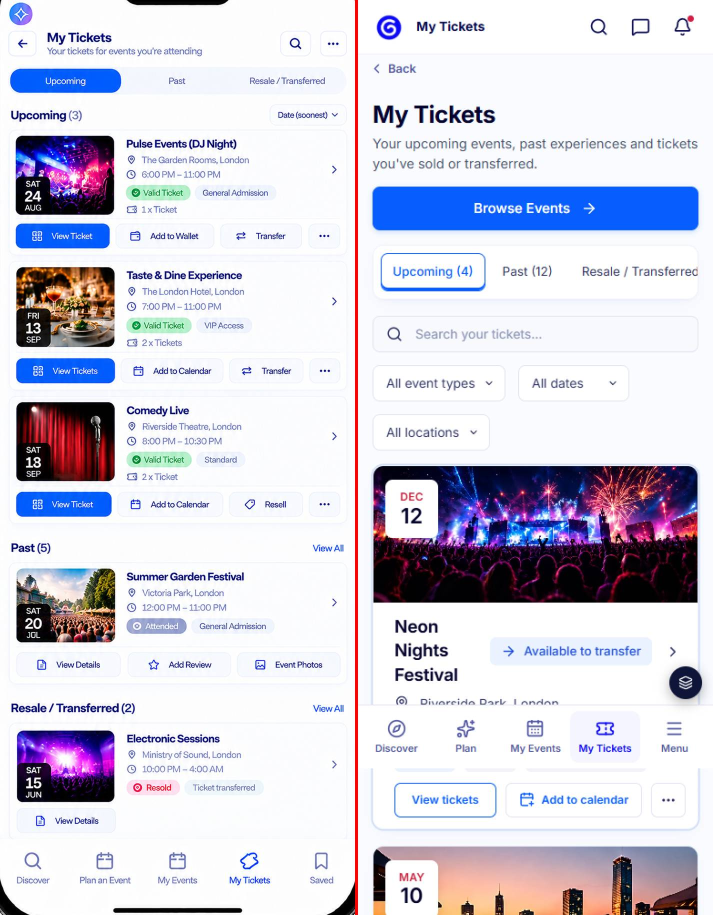
#> input picture artifacts/visual/w02/r4/phone/199-tickets-before.jpg, 1426 x 1830 px (shown at 1/2 size)
$ python -i region.py   (imports and definitions only)
#> lines starting #> are read from the running program, lines starting #| are printed output that depends on the picture; after the words box and inside, x2 and y2 are one past the last pixel; in counts of white or black regions, pixels touching at a corner belong together
#> further down, picture is the input picture: shape (1830, 1426, 3); mean B, G, R 222.5, 209.6, 211.2
"""Per-region layout diff: design vs ours.
Detects card/panel rectangles (thin light borders or white panels on the tinted page) in BOTH images with the same rule,
matches every design region to the best-overlapping region of ours, and reports drift = (1 - IoU) * 100 per region.
A region passes the W02 gate at drift <= 5%. Text/photo content is ignored (seeded data differs from the mock data).
Usage: python -I region.py <design> <ours> <out-prefix> [--dcrop x0,y0,x1,y1] [--ocrop x0,y0,x1,y1] [--min 120x60] [--maxh N]
--dcrop crops the design (phone bezel); ours is cropped then scaled to the design crop's width (height follows aspect).
Writes <out>.json, <out>.png (overlay: design green, ours magenta) and <out>-sbs.jpg (design left, ours right)."""
import sys, json, cv2, numpy as np
args = sys.argv[1:]; pos = [a for a in args if not a.startswith("--")]
opt = {}
i = 0
# [3 lines not run here, left out]
# [1 line that did not run here, left out]
rd = lambda p: cv2.imdecode(np.fromfile(p, np.uint8), cv2.IMREAD_COLOR)
# [1 line that did not run here, left out]
def crop(im, s):
    if not s: return im
    x0, y0, x1, y1 = map(int, s.split(",")); return im[y0:y1, x0:x1]
# [1 line that did not run here, left out]
k = 1.0
# [2 lines that did not run here, left out]
# [1 line that did not run here, left out]
# [1 line that did not run here, left out]
mw, mh = map(int, opt.get("min", "120x60").split("x"))
R = int(opt.get("r", 6))
LINES = {}
def boxes(im):
    g = cv2.cvtColor(im, cv2.COLOR_BGR2GRAY).astype(np.int16)
    # light UI edges: a step of >=4 grey levels between neighbours where both sides are light (card borders, white panels on a tint)
    gx = np.abs(np.diff(g, axis=1, prepend=g[:, :1])); gy = np.abs(np.diff(g, axis=0, prepend=g[:1, :]))
    light = g >= 205
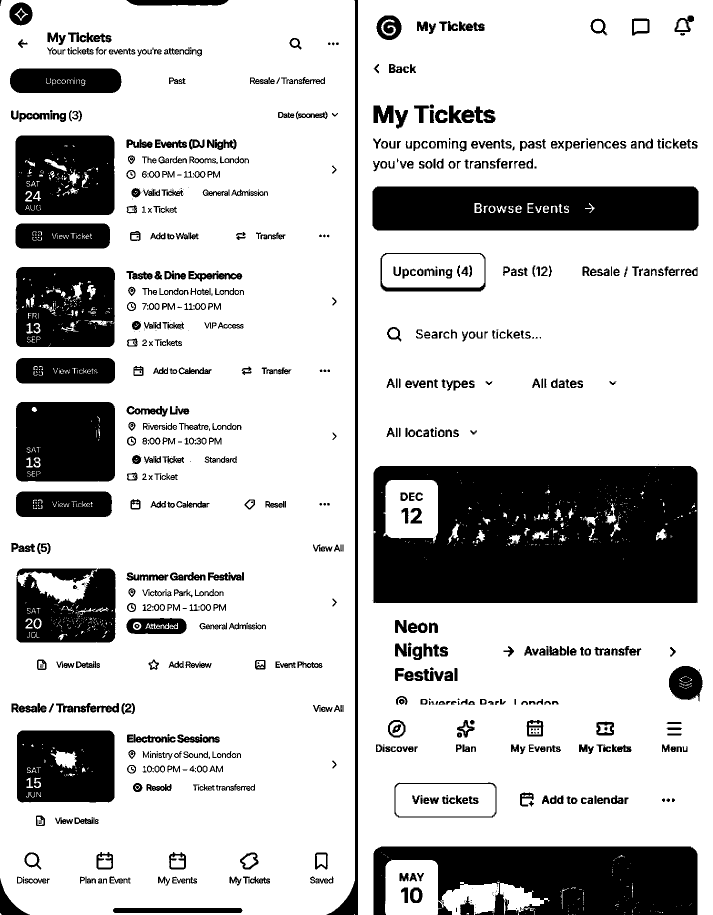
#> light: shape (1830, 1426) bool (shown at 1/2 size); 77.4% white; 962 black regions (212 under 20 px), largest, box (x1, y1, x2, y2) and area: (747, 932, 1395, 1206) 161506, (747, 1693, 1395, 1830) 68185, (745, 373, 1397, 461) 55746
    e = ((((gx >= 4) | (gy >= 4)) & light) | (gx >= 40) | (gy >= 40)).astype(np.uint8) * 255  # + hard edges (photos flush with a card side)
#> e: shape (1830, 1426); 15.9% white; 4041 white regions (3533 under 20 px), largest, box (x1, y1, x2, y2) and area: (716, 0, 1426, 1830) 23478, (31, 1135, 235, 1289) 9992, (88, 62, 409, 121) 7304
    e = cv2.dilate(e, np.ones((2, 2), np.uint8))
#> e: shape (1830, 1426); 22.8% white; 1310 white regions (886 under 20 px), largest, box (x1, y1, x2, y2) and area: (716, 0, 1426, 1830) 45833, (31, 1135, 682, 1297) 19504, (19, 520, 698, 771) 16163
    el = cv2.dilate((((gx >= 4) | (gy >= 4)) & light).astype(np.uint8) * 255, np.ones((2, 2), np.uint8))
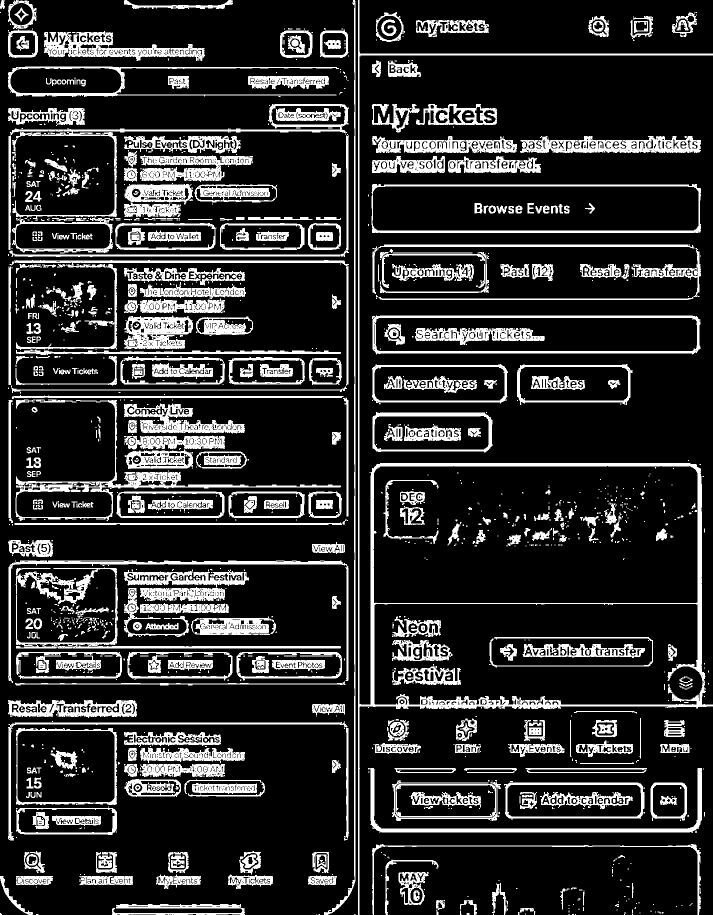
#> el: shape (1830, 1426) (shown at 1/2 size); 17.9% white; 1579 white regions (978 under 20 px), largest, box (x1, y1, x2, y2) and area: (716, 0, 1426, 1830) 29053, (31, 800, 682, 1042) 8715, (31, 1135, 682, 1297) 8501
    LINES[str(id(im)) + "L"] = cv2.bitwise_or(cv2.morphologyEx(el, cv2.MORPH_OPEN, cv2.getStructuringElement(cv2.MORPH_RECT, (60, 1))),
                                              cv2.morphologyEx(el, cv2.MORPH_OPEN, cv2.getStructuringElement(cv2.MORPH_RECT, (1, 40))))
    hl = cv2.morphologyEx(e, cv2.MORPH_OPEN, cv2.getStructuringElement(cv2.MORPH_RECT, (60, 1)))
#> hl: shape (1830, 1426); 9.4% white; 295 white regions, largest, box (x1, y1, x2, y2) and area: (750, 926, 1395, 934) 5095, (751, 1657, 1395, 1665) 5065, (249, 1145, 499, 1167) 4712
    vl = cv2.morphologyEx(e, cv2.MORPH_OPEN, cv2.getStructuringElement(cv2.MORPH_RECT, (1, 40)))
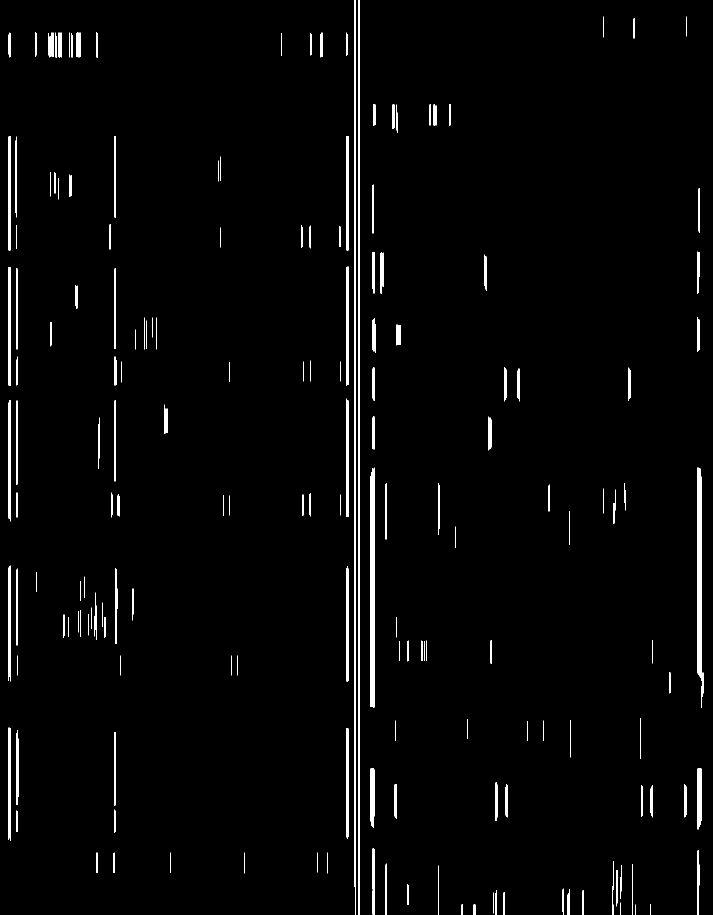
#> vl: shape (1830, 1426) (shown at 1/2 size); 2.2% white; 198 white regions, largest, box (x1, y1, x2, y2) and area: (708, 0, 712, 1830) 6935, (716, 0, 719, 1830) 5490, (741, 935, 749, 1415) 3789
    LINES[id(im)] = cv2.bitwise_or(hl, vl)
    grid = cv2.dilate(cv2.bitwise_or(hl, vl), np.ones((R * 2 + 1, R * 2 + 1), np.uint8))  # bridges rounded corners
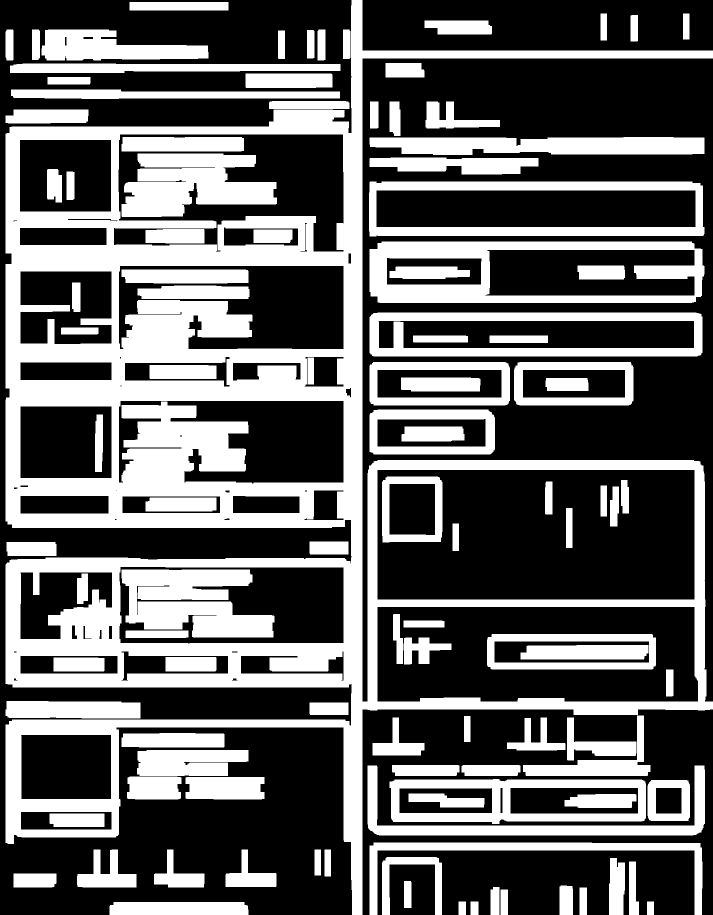
#> grid: shape (1830, 1426) (shown at 1/2 size); 39.1% white; 110 white regions
    if "debug" in opt: cv2.imwrite(pos[2] + f"-grid{im.shape[0]}{int(im.mean())}.png", grid)
    cnts, hier = cv2.findContours(grid, cv2.RETR_CCOMP, cv2.CHAIN_APPROX_SIMPLE)
#> cnts = 173 contours, 8 with area under 20; largest, box (x1, y1, x2, y2) and area: (11, 0, 1426, 1830) 1187116, (754, 939, 1390, 1200) 165098, (754, 1213, 1397, 1404) 119411, (227, 268, 688, 504) 86621, (739, 483, 1409, 606) 80274
    out = []
    ed = cv2.dilate(e, np.ones((5, 5), np.uint8)) > 0
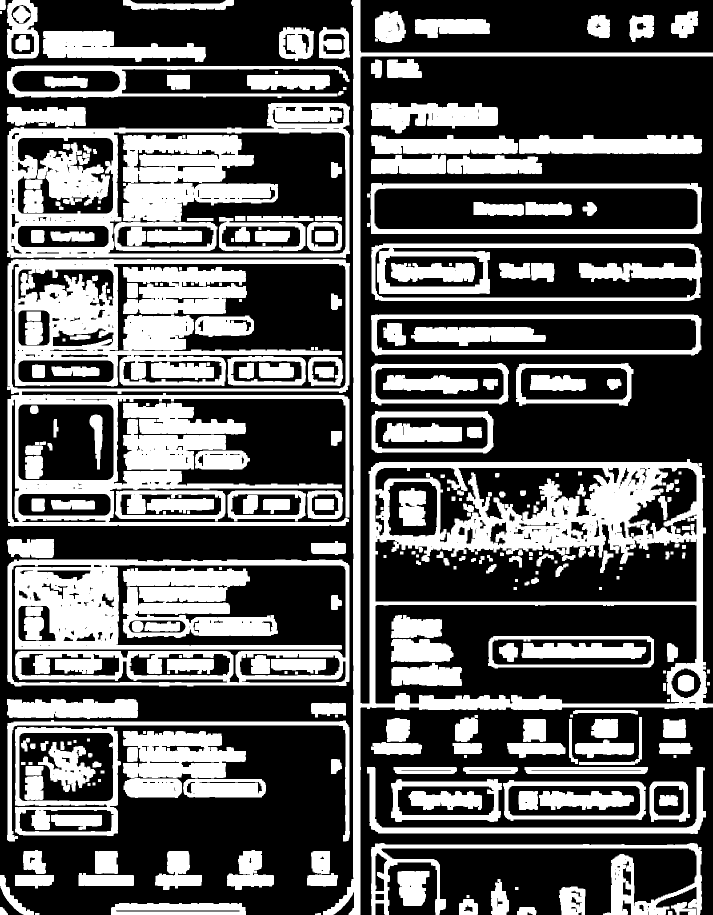
#> ed: shape (1830, 1426) bool (shown at 1/2 size); 37.2% white; 316 white regions, largest, box (x1, y1, x2, y2) and area: (646, 0, 1426, 1830) 122669, (14, 518, 700, 1053) 108201, (14, 1119, 699, 1373) 65616
    def side(a): return a.mean() if a.size else 0
    for ci, c in enumerate(cnts):
        x, y, w, h = cv2.boundingRect(c)
        k = -R if hier[0][ci][3] == -1 else R  # outer contours are inflated by the dilation, holes deflated
        x, y, w, h = x - k, y - k, w + 2 * k, h + 2 * k
        if not (w >= mw and h >= mh and w < im.shape[1] * 0.985 and h < im.shape[0] * 0.98): continue
        # closed card: each of the 4 sides (inset 12px from the rounded corners) is >=80% edge pixels
        x1, y1 = x + w - 1, y + h - 1
        sides = [side(ed[y + 1, x + 12:x1 - 12]), side(ed[y1 - 1, x + 12:x1 - 12]), side(ed[y + 12:y1 - 12, x + 1]), side(ed[y + 12:y1 - 12, x1 - 1])]
        if min(sides) >= 0.8: out.append((x, y, w, h))
#> this loop made 173 passes
#> (x, y, w, h, k) on passes 1, 7, 8: (225, 1810, 266, 14, -6), (987, 1780, 6, 44, -6), (1125, 1777, 15, 47, -6)
    uniq = []
    for b in sorted(out, key=lambda b: (b[1], b[0])):
        if not any(abs(b[0]-u[0]) < 8 and abs(b[1]-u[1]) < 8 and abs(b[2]-u[2]) < 12 and abs(b[3]-u[3]) < 12 for u in uniq): uniq.append(b)
#> this loop made 25 passes
#> b on passes 1 to 8: (33, 273, 196, 157), (744, 369, 659, 98), (746, 374, 652, 87), (767, 509, 203, 67), (231, 525, 463, 180), (34, 536, 196, 159), (745, 631, 654, 76), (750, 635, 645, 68)
    return uniq
# [5 lines left out: function iou, not called in this run]
# [1 line that did not run here, left out]
# [5 lines not run here, left out]
# [1 line that did not run here, left out]
# [1 line that did not run here, left out]
# [1 line not run here, left out]
# [1 line that did not run here, left out]
TOL = int(opt.get("tol", 4)); ker = np.ones((TOL * 2 + 1, TOL * 2 + 1), np.uint8)
# [1 line that did not run here, left out]
# [8 lines left out: function line_drift, not called in this run]
regions = []
# [6 lines not run here, left out]
# keep top-level-ish regions: drop design boxes fully inside another design box that already matched well (<=5%)
area = sum(r["design"][2]*r["design"][3] for r in regions) or 1
wdrift = sum(r["drift"] * r["design"][2]*r["design"][3] for r in regions) / area
passed = sum(1 for r in regions if r["drift"] <= 5)
# [1 line that did not run here, left out]
# [5 lines not run here, left out]
# [1 line that did not run here, left out]
# [1 line not run here, left out]
# [1 line that did not run here, left out]
def inside(a, b): return a is not b and a[0] >= b[0] - 4 and a[1] >= b[1] - 4 and a[0] + a[2] <= b[0] + b[2] + 4 and a[1] + a[3] <= b[1] + b[3] + 4
leaves = [r for r in regions if not any(inside(o["design"], r["design"]) for o in regions if o is not r)]
la = sum(r["design"][2]*r["design"][3] for r in leaves) or 1
leaf_w = sum(r["drift"] * r["design"][2]*r["design"][3] for r in leaves) / la
# [2 lines that did not run here, left out]
# [3 lines not run here, left out]

>>> import cv2
>>> picture = cv2.imread('../phone/199-tickets-before.jpg')
>>> result = boxes(picture)

$ run again, on artifacts/visual/w02/r4/sbs/before-account.jpg
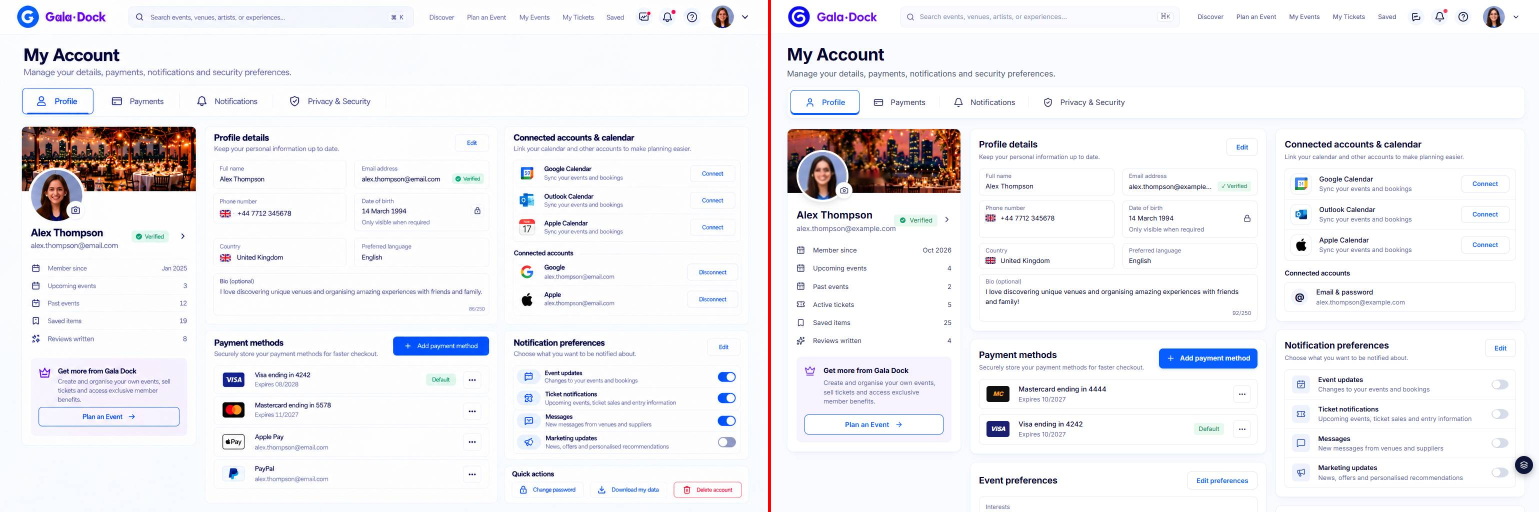
#> input picture artifacts/visual/w02/r4/sbs/before-account.jpg, 3078 x 1024 px (shown at 1/2 size)
#> picture is the input picture: shape (1024, 3078, 3); mean B, G, R 242.4, 239.3, 240.2
#> light: shape (1024, 3078) bool; 92.5% white; 2596 black regions (706 under 20 px), largest, box (x1, y1, x2, y2) and area: (43, 253, 392, 383) 40014, (1575, 258, 1921, 386) 36278, (62, 340, 164, 442) 7615
#> el: shape (1024, 3078); 23.2% white; 1165 white regions (654 under 20 px), largest, box (x1, y1, x2, y2) and area: (2550, 656, 3074, 997) 25086, (425, 544, 981, 634) 16987, (1953, 543, 2520, 649) 14601
#> hl: shape (1024, 3078); 14.3% white; 359 white regions, largest, box (x1, y1, x2, y2) and area: (49, 137, 587, 153) 8140, (1569, 144, 2115, 161) 8124, (441, 576, 971, 593) 7894
#> vl: shape (1024, 3078); 2.6% white; 271 white regions, largest, box (x1, y1, x2, y2) and area: (1921, 260, 1929, 900) 4735, (1569, 257, 1577, 904) 4453, (1535, 0, 1538, 1024) 3072
#> in boxes, `grid = cv2.dilate(cv2.bitwise_or(hl, vl), np.ones((R * 2 + 1, R * 2 + ..`:
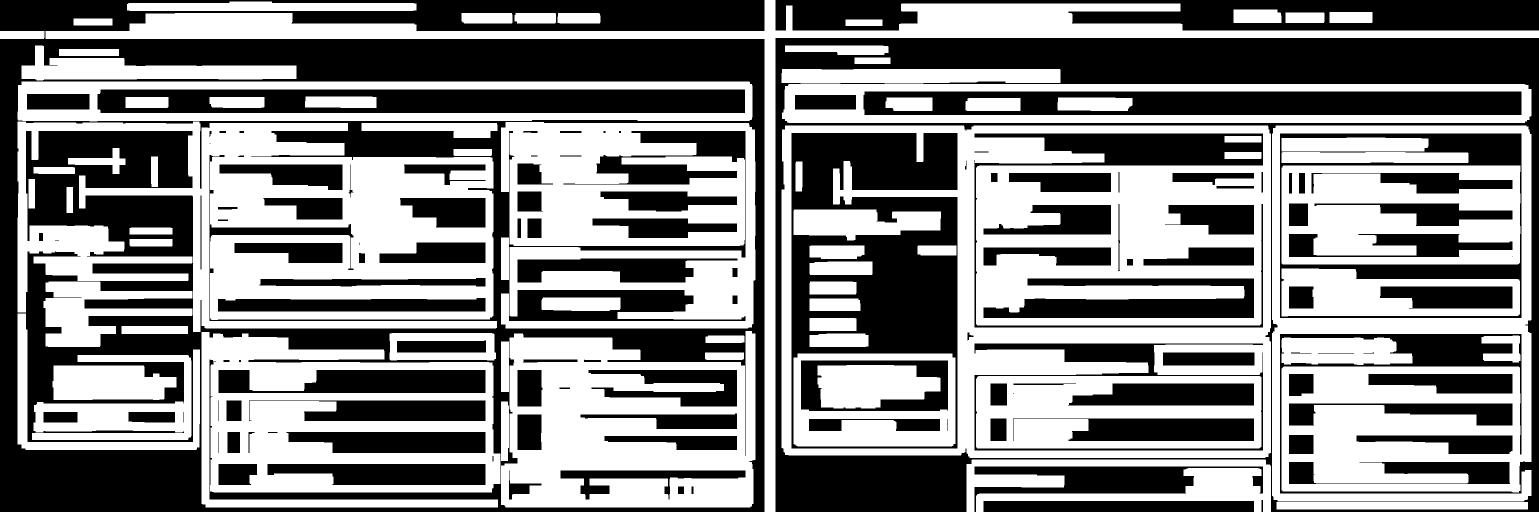
#> grid: shape (1024, 3078) (shown at 1/2 size); 51.4% white; 124 black regions (8 under 20 px)
#> cnts = 191 contours, 5 with area under 20; largest, box (x1, y1, x2, y2) and area: (1563, 251, 2542, 916) 646596, (2544, 251, 3063, 1003) 351772, (35, 243, 994, 664) 248464, (1582, 265, 1916, 898) 204623, (2559, 266, 3044, 637) 179078
#> in boxes, `ed = cv2.dilate(e, np.ones((5, 5), np.uint8)) > 0`:
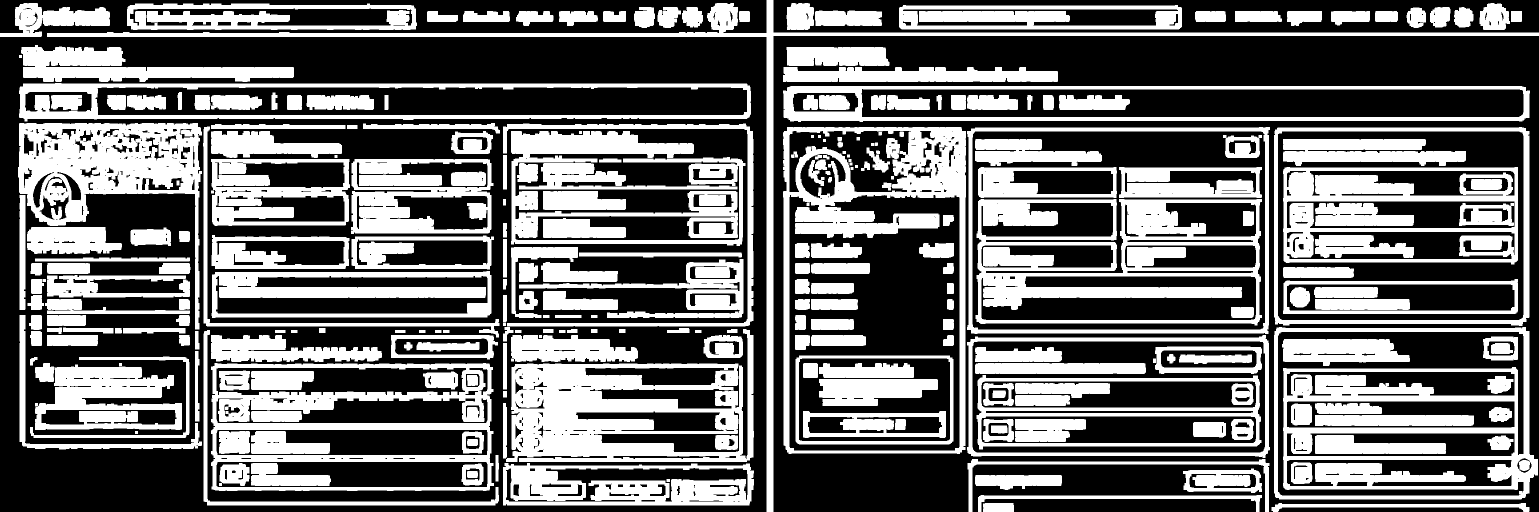
#> ed: shape (1024, 3078) bool (shown at 1/2 size); 41.7% white; 283 white regions, largest, box (x1, y1, x2, y2) and area: (1012, 658, 1508, 924) 63613, (1951, 398, 2524, 651) 63235, (2548, 654, 3076, 999) 59165
#> the loop in boxes, `for ci, c in enumerate(cnts):` made 191 passes
#> (x, y, w, h, k) on passes 3, 5, 6: (1008, 809, 4, 107, -6), (2019, 830, 496, 59, 6), (1974, 830, 46, 59, 6)
#> the loop in boxes, `for b in sorted(out, key=lambda b: (b[1], b[0])):` made 24 passes
#> b on passes 1 to 8: (41, 169, 1458, 68), (188, 172, 1309, 61), (1570, 174, 1487, 66), (1720, 176, 1330, 61), (1008, 250, 497, 401), (2550, 257, 507, 740), (1576, 259, 346, 645), (1942, 260, 591, 402)
